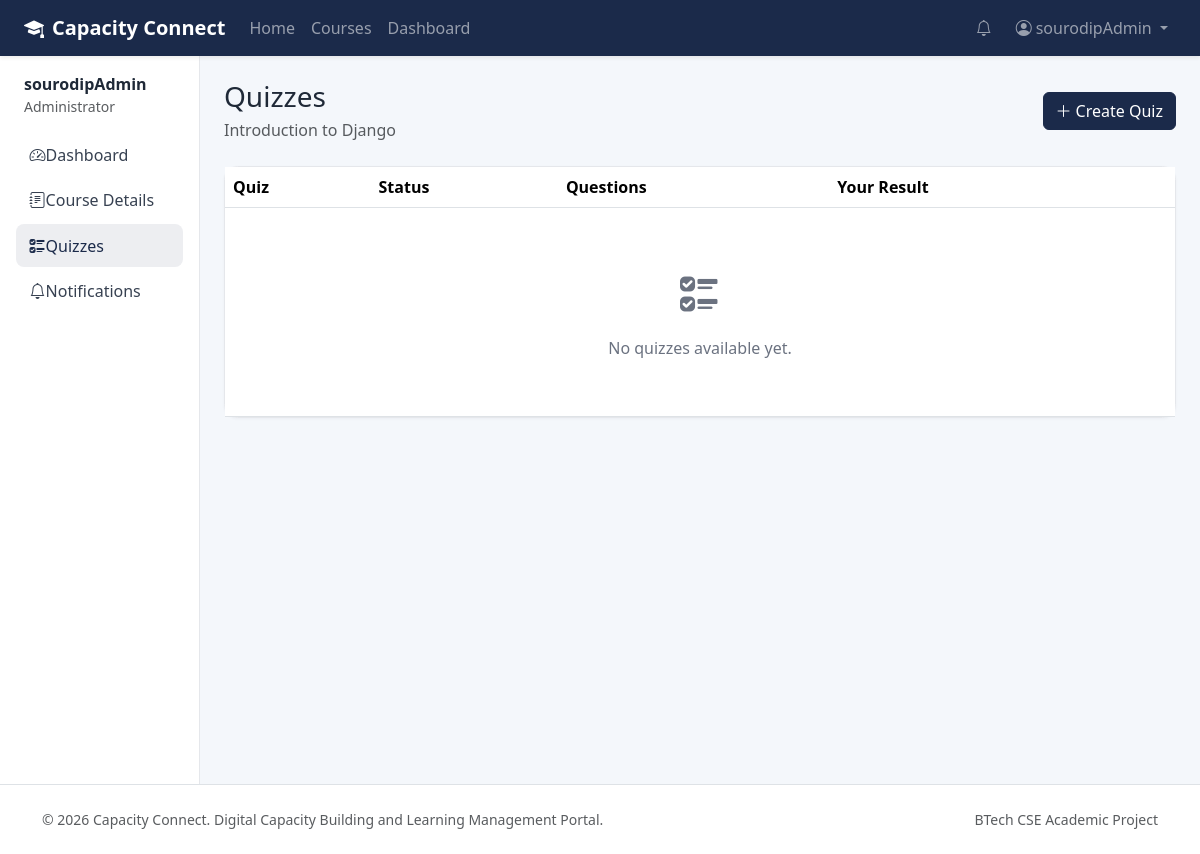
Screenshot of /quizzes/course/1/ (signed in) with the database file from the repository.
### accounts/models.py (models this page shows, shortened)
class User(AbstractUser):
    class Role(models.TextChoices):
        ADMIN = "ADMIN", "Administrator"
        TRAINER = "TRAINER", "Trainer"
        STUDENT = "STUDENT", "Student"
    role = models.CharField(max_length=20, choices=Role.choices, default=Role.STUDENT)
    email = models.EmailField(unique=True)
    class Meta:
        ordering = ["username"]

### courses/models.py (models this page shows, shortened)
class Course(models.Model):
    class Status(models.TextChoices):
        DRAFT = "DRAFT", "Draft"
        PUBLISHED = "PUBLISHED", "Published"
        ARCHIVED = "ARCHIVED", "Archived"
    title = models.CharField(max_length=200)
    description = models.TextField()
    category = models.CharField(max_length=100)
    trainer = models.ForeignKey(
        settings.AUTH_USER_MODEL,
        on_delete=models.CASCADE,
        related_name="courses_taught",
    )
    status = models.CharField(max_length=20, choices=Status.choices, default=Status.DRAFT)
    thumbnail = models.ImageField(upload_to="course_thumbnails/", blank=True, null=True)
    created_at = models.DateTimeField(auto_now_add=True)
    updated_at = models.DateTimeField(auto_now=True)
    class Meta:
        ordering = ["-created_at"]
        constraints = [
            models.UniqueConstraint(
                fields=["trainer", "title"],
                name="unique_course_title_per_trainer",
            )
        ]

### quizzes/views.py (the view)
# urls.py: path("course/<int:course_pk>/", views.quiz_list, name="quiz_list"),
@login_required
def quiz_list(request, course_pk):
    course = get_object_or_404(Course, pk=course_pk)
    can_manage = _can_manage_course(request.user, course)
    if not can_manage and not _is_enrolled(request.user, course):
        messages.error(request, "You must be enrolled in this course to view quizzes.")
        return redirect("courses:course_detail", pk=course.pk)
    quizzes = list(course.quizzes.all())
    if not can_manage:
        quizzes = [q for q in quizzes if q.is_published]
    attempts = {}
    if request.user.role == User.Role.STUDENT:
        attempts = {
            a.quiz_id: a
            for a in QuizAttempt.objects.filter(student=request.user, quiz__course=course)
        }
    for quiz in quizzes:
        quiz.user_attempt = attempts.get(quiz.id)
    return render(request, "quizzes/quiz_list.html", {"course": course, "quizzes": quizzes, "can_manage": can_manage})

### core/context_processors.py (called while the page is built)
def global_notifications(request):
    if request.user.is_authenticated:
        from notifications.models import Notification
        unread = Notification.objects.filter(recipient=request.user, is_read=False)
        return {
            "global_unread_notification_count": unread.count(),
            "global_recent_notifications": unread.select_related("sender")[:5],
        }
    return {"global_unread_notification_count": 0, "global_recent_notifications": []}

### quizzes/views.py (called while the page is built)
def _can_manage_course(user, course):
    return user.is_authenticated and (
        user.is_superuser or user.role == User.Role.ADMIN or course.trainer_id == user.id
    )

### templates/quizzes/quiz_list.html (shortened to what this page needs)
{% extends 'dashboard_base.html' %}
{% block sidebar %}
    <a class="nav-link" href="{% url 'accounts:dashboard_redirect' %}"><i class="bi bi-speedometer2"></i>Dashboard</a>
    <a class="nav-link" href="{% url 'courses:course_detail' course.pk %}"><i class="bi bi-journal-text"></i>Course Details</a>
    <a class="nav-link active" href="{% url 'quizzes:quiz_list' course.pk %}"><i class="bi bi-ui-checks"></i>Quizzes</a>
    <a class="nav-link" href="{% url 'notifications:notification_list' %}"><i class="bi bi-bell"></i>Notifications</a>
{% endblock %}
{% block content %}
<div class="page-header d-flex justify-content-between align-items-center flex-wrap gap-2">
    <div><h1 class="h3 mb-1">Quizzes</h1><p class="text-muted mb-0">{{ course.title }}</p></div>
    {% if can_manage %}
    <a href="{% url 'quizzes:quiz_create' course.pk %}" class="btn btn-primary"><i class="bi bi-plus-lg me-1"></i>Create Quiz</a>
    {% endif %}
</div>
<div class="card">
    <div class="table-responsive">
        <table class="table mb-0">
            <thead><tr><th>Quiz</th><th>Status</th><th>Questions</th><th>Your Result</th><th></th></tr></thead>
            <tbody>
            {% for quiz in quizzes %}
                <tr>
                    <td><div class="fw-semibold">{{ quiz.title }}</div><div class="small text-muted">{{ quiz.description|default:"No description" }}</div></td>
                    <td>{% if quiz.is_published %}<span class="badge text-bg-success">Published</span>{% else %}<span class="badge text-bg-secondary">Draft</span>{% endif %}</td>
                    <td>{{ quiz.questions.count }}</td>
                    <td>
                        {% if user.role == 'STUDENT' %}
                            {% if quiz.user_attempt %}
                                <span class="badge text-bg-primary">{{ quiz.user_attempt.score }}/{{ quiz.user_attempt.total_questions }} ({{ quiz.user_attempt.percentage }}%)</span>
                            {% else %}
                                <span class="text-muted small">Not attempted</span>
                            {% endif %}
                        {% else %}
                            <span class="text-muted small">—</span>
                        {% endif %}
                    </td>
                    <td class="text-end">
                        <a href="{% url 'quizzes:quiz_detail' quiz.pk %}" class="btn btn-sm btn-outline-primary">View</a>
                        {% if can_manage %}
                        <a href="{% url 'quizzes:quiz_edit' quiz.pk %}" class="btn btn-sm btn-outline-secondary">Edit</a>
                        {% endif %}
                    </td>
                </tr>
            {% empty %}
                <tr><td colspan="5"><div class="empty-state"><i class="bi bi-ui-checks"></i><p class="mb-0">No quizzes available yet.</p></div></td></tr>
            {% endfor %}
            </tbody>
        </table>
    </div>
</div>
{% endblock %}

### templates/dashboard_base.html (shortened to what this page needs)
{% extends 'base.html' %}
{% block nav_container_fluid %}-fluid px-4{% endblock %}
{% block page_wrapper %}
<div class="container-fluid px-0">
    <div class="row g-0">
        <aside class="col-lg-2 sidebar p-3">
            <div class="mb-3 px-2">
                <div class="fw-semibold">{{ user.get_full_name|default:user.username }}</div>
                <div class="small text-muted">{{ user.get_role_display }}</div>
            </div>
            <nav class="nav flex-column">
                {% block sidebar %}{% endblock %}
            </nav>
        </aside>
        <main class="col-lg-10 p-4">
            {% block content %}{% endblock %}
        </main>
    </div>
</div>
{% endblock %}

### templates/base.html (shortened to what this page needs)
{% load static %}
<!DOCTYPE html>
<html lang="en">
<head>
    <link href="https://cdn.jsdelivr.net/npm/bootstrap@5.3.3/dist/css/bootstrap.min.css" rel="stylesheet">
    <link href="https://cdn.jsdelivr.net/npm/bootstrap-icons@1.11.3/font/bootstrap-icons.min.css" rel="stylesheet">
    <link rel="stylesheet" href="{% static 'css/style.css' %}">
</head>
<body>
<nav class="navbar navbar-expand-lg navbar-dark bg-primary-dark sticky-top shadow-sm">
    <div class="container{% block nav_container_fluid %}{% endblock %}">
        <a class="navbar-brand fw-bold" href="{% url 'home' %}">
            <i class="bi bi-mortarboard-fill me-2"></i>Capacity Connect
        </a>
        <div class="collapse navbar-collapse" id="mainNav">
            <ul class="navbar-nav me-auto mb-2 mb-lg-0">
                <li class="nav-item"><a class="nav-link" href="{% url 'home' %}">Home</a></li>
                <li class="nav-item"><a class="nav-link" href="{% url 'courses:course_list' %}">Courses</a></li>
                {% if user.is_authenticated %}
                <li class="nav-item"><a class="nav-link" href="{% url 'accounts:dashboard_redirect' %}">Dashboard</a></li>
                {% endif %}
            </ul>
            <ul class="navbar-nav ms-auto align-items-lg-center">
                {% if user.is_authenticated %}
                <li class="nav-item me-2">
                    <a class="nav-link position-relative" href="{% url 'notifications:notification_list' %}">
                        <i class="bi bi-bell"></i>
                    </a>
                </li>
                <li class="nav-item dropdown">
                    <a class="nav-link dropdown-toggle" href="#" data-bs-toggle="dropdown">
                        <i class="bi bi-person-circle me-1"></i>{{ user.get_short_name|default:user.username }}
                    </a>
                </li>
                {% else %}
                <li class="nav-item"><a class="nav-link" href="{% url 'accounts:login' %}">Login</a></li>
                <li class="nav-item"><a class="btn btn-accent ms-lg-2" href="{% url 'accounts:register' %}">Register</a></li>
                {% endif %}
            </ul>
        </div>
    </div>
</nav>
{% block page_wrapper %}{% endblock %}
<footer class="footer py-4 mt-auto border-top">
    <div class="container d-flex flex-column flex-md-row justify-content-between align-items-center gap-2">
        <div class="text-muted small">&copy; {% now "Y" %} Capacity Connect. Digital Capacity Building and Learning Management Portal.</div>
        <div class="small text-muted">BTech CSE Academic Project</div>
    </div>
</footer>
</body>
</html>

### static/css/style.css (style rules this page uses)
:root { --cc-primary: #1b2a4a; --cc-primary-soft: #243b66; --cc-accent: #14b8a6; --cc-accent-hover: #0d9488; --cc-bg: #f4f7fb; --cc-surface: #ffffff; --cc-text: #1f2937; --cc-muted: #6b7280; --cc-border: #e5e7eb; }
body { background: var(--cc-bg); color: var(--cc-text); min-height: 100vh; display: flex; flex-direction: column; }
.bg-primary-dark { background-color: var(--cc-primary) !important; }
.btn-primary { background: var(--cc-primary); border-color: var(--cc-primary); }
.card { border: 1px solid var(--cc-border); border-radius: 0.85rem; box-shadow: 0 1px 3px rgba(15, 23, 42, 0.04); }
.sidebar { background: #fff; border-right: 1px solid var(--cc-border); min-height: calc(100vh - 72px); }
.sidebar .nav-link { color: #374151; border-radius: 0.5rem; padding: 0.6rem 0.85rem; margin-bottom: 0.15rem; }
.sidebar .nav-link:hover, .sidebar .nav-link.active { background: rgba(27, 42, 74, 0.08); color: var(--cc-primary); font-weight: 500; }
.sidebar .nav-link i { width: 1.4rem; }
.page-header { margin-bottom: 1.5rem; }
.page-header h1, .page-header h2 { margin-bottom: 0.25rem; }
.table > :not(caption) > * > * { vertical-align: middle; }
.footer { background: #fff; margin-top: auto; }
.empty-state { text-align: center; padding: 3rem 1rem; color: var(--cc-muted); }
.empty-state i { font-size: 2.5rem; display: block; margin-bottom: 0.75rem; }

### rows the page displays
User: get_short_name "sourodipAdmin", get_full_name "sourodipAdmin", role "Administrator"
Course: title "Introduction to Django"
